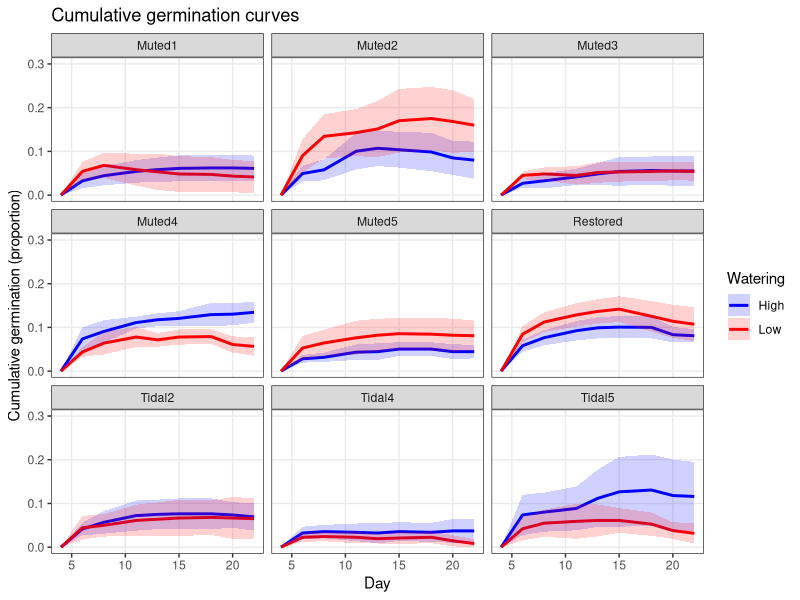
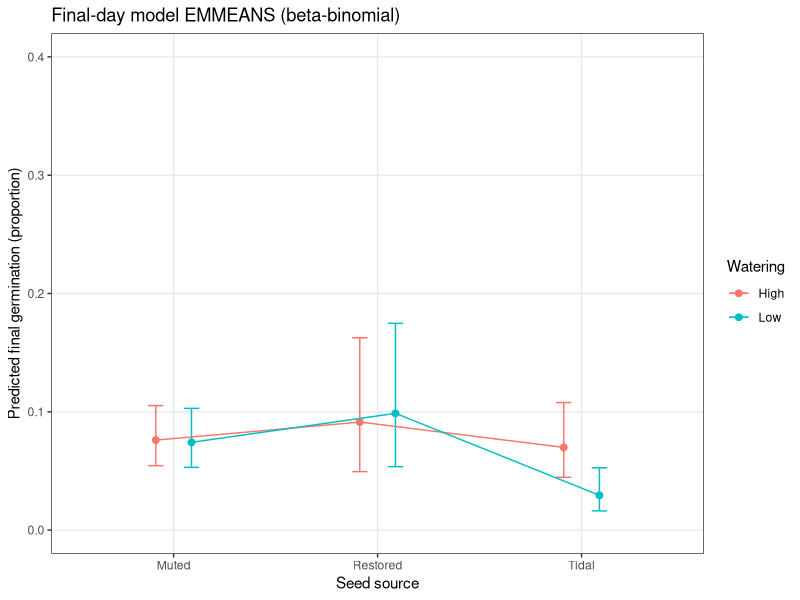
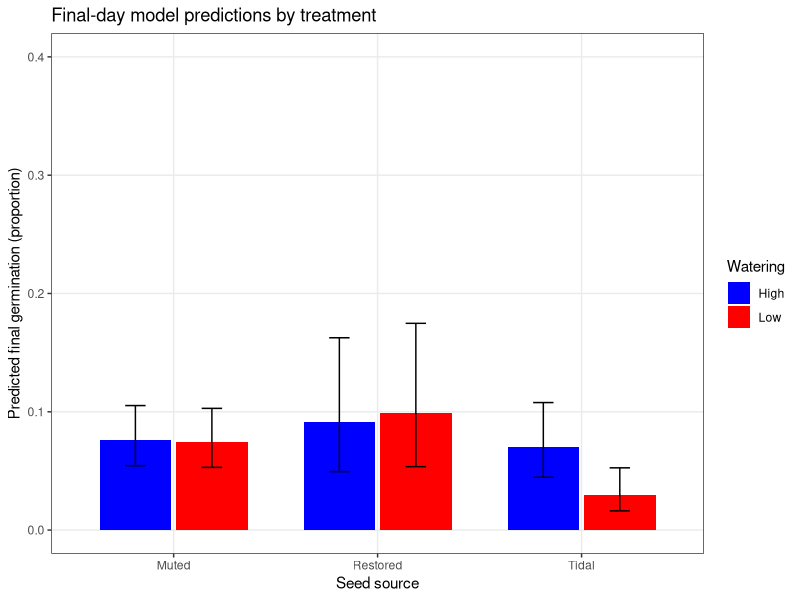
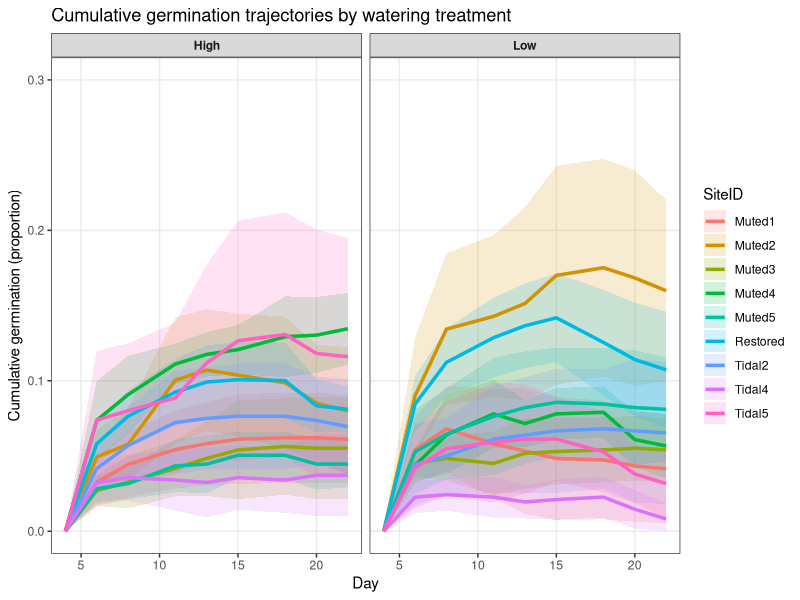
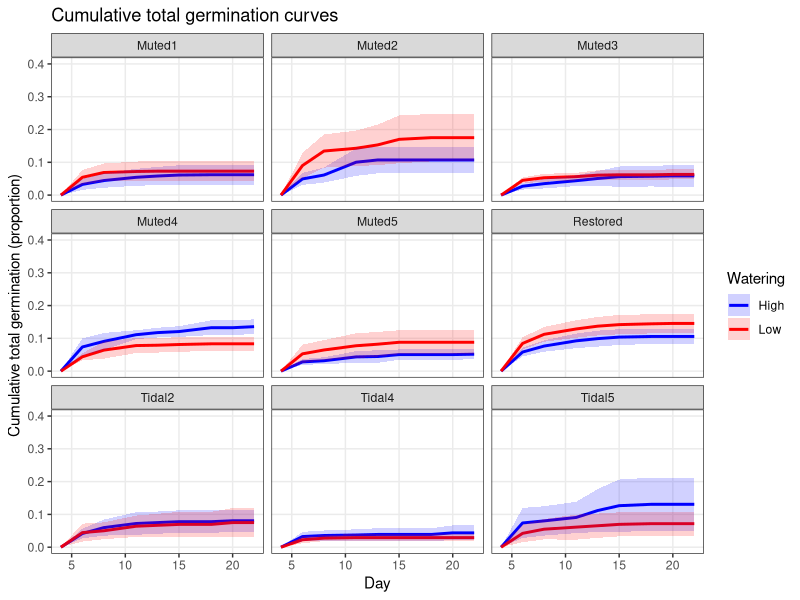
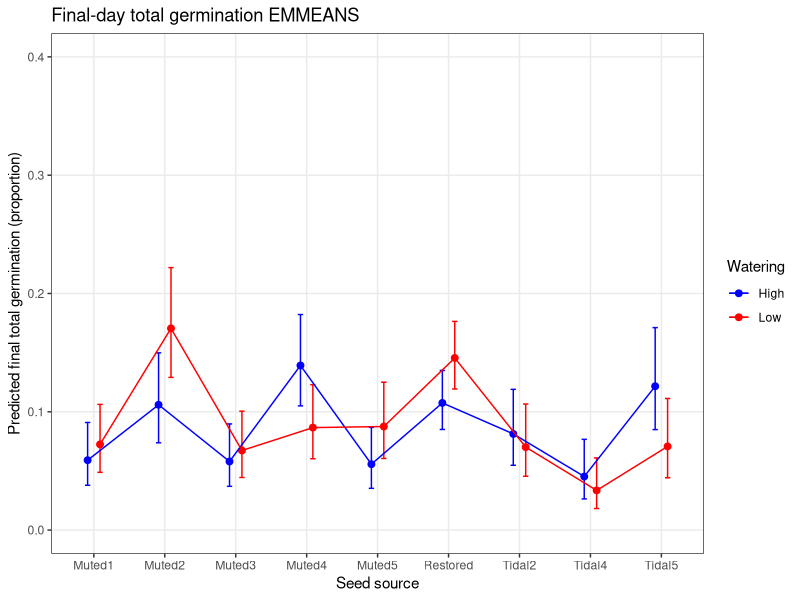
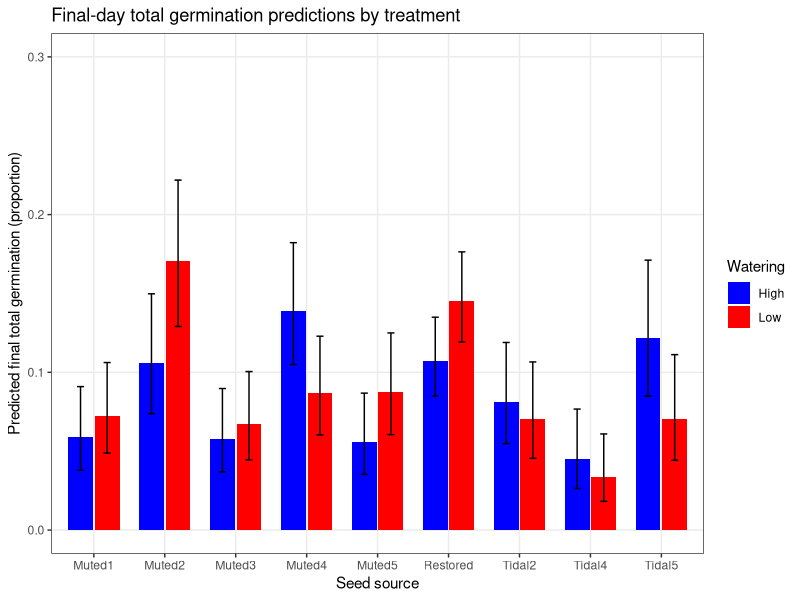
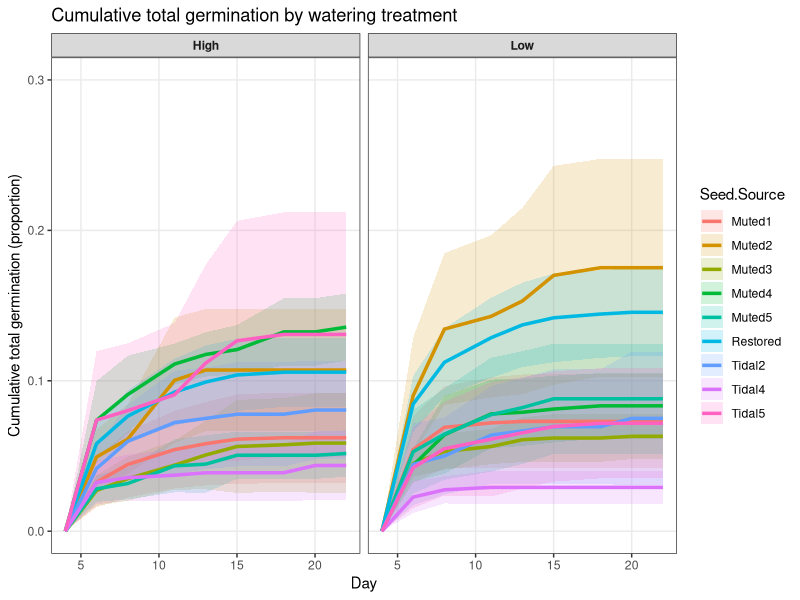

These figures' R source, in order:


### set library ###
library(dplyr)
library(tidyr)
library(ggplot2)
library(glmmTMB)
library(emmeans)

### set wd ###
setwd("~/R data/Chp2SeedSource/Exp 2 - Moisture")



#### Read + reshape (cumulative germ)####
fldata <- read.csv("MoistureStress.csv")

fllong <- fldata %>%
  pivot_longer(cols = starts_with("D"),
               names_to = "Days",
               values_to = "value") %>%
  mutate(Days = as.numeric(gsub("D", "", Days)),
    Watering = factor(Watering),
    Seed.Source = factor(SiteID),
    TidalCat = factor(TidalCat))

dataready <- fllong %>%
  mutate(successes = value,failures  = Seeds - value) %>%
  filter(!is.na(successes), Seeds > 0, successes >= 0, failures >= 0)


data_summary <- dataready %>%
  mutate(germ_prop = successes / Seeds) %>%
 group_by(Seed.Source, TidalCat) %>%
 # group_by(Watering) %>%
  summarise(
    n        = n(),
    mean_germ = mean(germ_prop, na.rm = TRUE),
    sd_germ   = sd(germ_prop, na.rm = TRUE),
    se_germ   = sd_germ / sqrt(n)) %>%
  ungroup()

print(data_summary)

####plotting ####
### prep ###

group_colors<- c(Tidal = "#1E88E5", Muted = '#D81B60', Restored = '#FFC107')

plot_cum <- dataready %>%
  mutate(prop = successes / Seeds) %>%
  group_by(Watering, Seed.Source, Days, TidalCat) %>%
  summarise(
    mean_prop = mean(prop, na.rm = TRUE),
    se_prop   = sd(prop, na.rm = TRUE) / sqrt(sum(!is.na(prop))),
    .groups = "drop") %>%
  mutate(lwr = pmax(mean_prop - 1.96 * se_prop, 0),
    upr = pmin(mean_prop + 1.96 * se_prop, 1))

final_day <- dataready %>%
  group_by(IDTag, Seed.Source, Watering, TidalCat) %>%
  slice_max(order_by = Days, n = 1, with_ties = FALSE) %>%
  ungroup()


### model selection/summary ###
mod_final_int <- glmmTMB(cbind(successes, failures) ~  Watering * TidalCat + (1|Seed.Source),
                         data = final_day, family = betabinomial())

summary(mod_final_int)


### emmeans info and CI ###
emm_final <- as.data.frame(emmeans(mod_final_int, ~ Watering * TidalCat, type = "response"))

## Robust CI + estimate column handling (fixes your lower.CL error)
emm_final <- emm_final %>%
  mutate(
    prob = dplyr::coalesce(
      if ("prob" %in% names(.)) prob else NA_real_,
      if ("response" %in% names(.)) response else NA_real_,
      if ("rate" %in% names(.)) rate else NA_real_),
    lwr = dplyr::coalesce(
      if ("lower.CL" %in% names(.)) lower.CL else NA_real_,
      if ("asymp.LCL" %in% names(.)) asymp.LCL else NA_real_,
      if ("lower.HPD" %in% names(.)) lower.HPD else NA_real_),
    upr = dplyr::coalesce(
      if ("upper.CL" %in% names(.)) upper.CL else NA_real_,
      if ("asymp.UCL" %in% names(.)) asymp.UCL else NA_real_,
      if ("upper.HPD" %in% names(.)) upper.HPD else NA_real_))


#### OPTION 1: Cumulative curves (mean ± 95% CI) by day #### 

p_cum <- ggplot(plot_cum, aes(x = Days, y = mean_prop, color = Watering, group = Watering)) +
  geom_line(linewidth = 1) +
  geom_ribbon(aes(ymin = lwr, ymax = upr, fill = Watering), alpha = 0.18, color = NA) +
  facet_wrap(~ Seed.Source) +
  scale_y_continuous(limits = c(0, 0.3)) +
  scale_fill_manual(values = c("High" = "blue","Low"  = "red"))+
  scale_color_manual(values = c("High"= "blue", "Low"='red'))+
  labs(x = "Day", y = "Cumulative germination (proportion)",
       title = "Cumulative germination curves") +
  theme_bw() +
  theme(panel.grid.minor = element_blank())

p_cum


## -------------------------
## OPTION 2: Final day only (recommended for inference)
##   Uses the last available day per IDTag
## -------------------------


## EMMEANS interaction plot (points + CI)
p_final_emm <- ggplot(emm_final, aes(x = TidalCat, y = prob, color = Watering, group = Watering)) +
  geom_point(position = position_dodge(width = 0.35), size = 2) +
  geom_errorbar(aes(ymin = lwr, ymax = upr),
                position = position_dodge(width = 0.35), width = 0.15) +
  geom_line(position = position_dodge(width = 0.35)) +
  scale_y_continuous(limits = c(0, 0.4)) +
  labs(x = "Seed source", y = "Predicted final germination (proportion)",
       title = "Final-day model EMMEANS (beta-binomial)") +
  theme_bw() +
  theme(panel.grid.minor = element_blank())
p_final_emm

## Bar version
p_final_bar <- ggplot(emm_final, aes(x = TidalCat, y = prob, fill = Watering)) +
  geom_col(position = position_dodge(width = 0.75), width = 0.7) +
  geom_errorbar(aes(ymin = lwr, ymax = upr),
                position = position_dodge(width = 0.75), width = 0.2) +
  scale_y_continuous(limits = c(0, 0.4)) +
  scale_fill_manual(values = c("High" = "blue","Low"  = "red")) +
  labs(x = "Seed source", y = "Predicted final germination (proportion)",
       title = "Final-day model predictions by treatment") +
  theme_bw() +
  theme(panel.grid.minor = element_blank())
p_final_bar

## -------------------------
## OPTION 3 (Flipped):
## Two panels = Watering
## Colored by Seed.Source
## -------------------------

rep_curves <- dataready %>%
  mutate(prop = successes / Seeds)

mean_cum <- rep_curves %>%
  group_by(Watering, SiteID, Days, TidalCat) %>%
  summarise(mean_prop = mean(prop, na.rm = TRUE),
    se_prop   = sd(prop, na.rm = TRUE) / sqrt(sum(!is.na(prop))),
    .groups = "drop") %>%
  mutate(lwr = pmax(mean_prop - 1.96 * se_prop, 0),upr = pmin(mean_prop + 1.96 * se_prop, 1))

p_spaghetti_flip <- ggplot() +
  #geom_line(data = rep_curves,aes(x = Days, y = prop, group = IDTag, color = SiteID),
 #   alpha = 0.22,linewidth = 0.6) +
  geom_ribbon(data = mean_cum,aes(x = Days, ymin = lwr, ymax = upr, fill = SiteID),
    alpha = 0.18,color = NA) +
  geom_line(data = mean_cum,aes(x = Days, y = mean_prop, color = SiteID, group = SiteID),
    linewidth = 1.2) +
  facet_wrap(~ Watering, ncol = 2) +
  scale_y_continuous(limits = c(0, 0.3)) +
  labs(x = "Day", y = "Cumulative germination (proportion)",
    title = "Cumulative germination trajectories by watering treatment") +
  theme_bw() +
  theme(panel.grid.minor = element_blank(),
    strip.text = element_text(face = "bold"),
    legend.position = "right")

p_spaghetti_flip




## =========================================================
## NEW: Convert alive counts to cumulative total germination
## =========================================================

# Starting from fllong, compute cumulative germination per replicate
fllong_cumgerm <- fllong %>%
  arrange(IDTag, Days) %>%
  group_by(IDTag, Seed.Source, Watering, Seeds) %>%
  mutate(
    alive_count = value,
    cum_germ    = cummax(alive_count),   # running max = total germinated so far
    failures    = Seeds - cum_germ
  ) %>%
  ungroup() %>%
  filter(!is.na(cum_germ), Seeds > 0, cum_germ >= 0, failures >= 0)

## -------------------------
## A) Plot cumulative TOTAL germination curves
## -------------------------
plot_cum_total <- fllong_cumgerm %>%
  mutate(prop = cum_germ / Seeds) %>%
  group_by(Watering, Seed.Source, Days) %>%
  summarise(
    mean_prop = mean(prop, na.rm = TRUE),
    se_prop   = sd(prop, na.rm = TRUE) / sqrt(sum(!is.na(prop))),
    .groups   = "drop"
  ) %>%
  mutate(
    lwr = pmax(mean_prop - 1.96 * se_prop, 0),
    upr = pmin(mean_prop + 1.96 * se_prop, 1)
  )

p_cum_total <- ggplot(plot_cum_total,
                      aes(x = Days, y = mean_prop, color = Watering, group = Watering)) +
  geom_line(linewidth = 1) +
  geom_ribbon(aes(ymin = lwr, ymax = upr, fill = Watering),
              alpha = 0.18, color = NA) +
  facet_wrap(~ Seed.Source) +
  scale_y_continuous(limits = c(0, 0.4)) +
  scale_fill_manual(values = c("High" = "blue", "Low" = "red")) +
  scale_color_manual(values = c("High" = "blue", "Low" = "red")) +
  labs(x = "Day",
       y = "Cumulative total germination (proportion)",
       title = "Cumulative total germination curves") +
  theme_bw() +
  theme(panel.grid.minor = element_blank())

p_cum_total

## -------------------------
## B) Final day = TOTAL germinated, not alive remaining
## -------------------------
final_day_total <- fllong_cumgerm %>%
  group_by(IDTag, Seed.Source, Watering) %>%
  slice_max(order_by = Days, n = 1, with_ties = FALSE) %>%
  ungroup()

mod_final_total <- glmmTMB(
  cbind(cum_germ, failures) ~ Seed.Source * Watering,
  data = final_day_total,
  family = betabinomial()
)

summary(mod_final_total)

emm_final_total <- as.data.frame(
  emmeans(mod_final_total, ~ Seed.Source * Watering, type = "response"))

emm_final_total <- emm_final_total %>%
  mutate(
    prob = dplyr::coalesce(
      if ("prob" %in% names(.)) prob else NA_real_,
      if ("response" %in% names(.)) response else NA_real_,
      if ("rate" %in% names(.)) rate else NA_real_
    ),
    lwr = dplyr::coalesce(
      if ("lower.CL" %in% names(.)) lower.CL else NA_real_,
      if ("asymp.LCL" %in% names(.)) asymp.LCL else NA_real_,
      if ("lower.HPD" %in% names(.)) lower.HPD else NA_real_
    ),
    upr = dplyr::coalesce(
      if ("upper.CL" %in% names(.)) upper.CL else NA_real_,
      if ("asymp.UCL" %in% names(.)) asymp.UCL else NA_real_,
      if ("upper.HPD" %in% names(.)) upper.HPD else NA_real_
    )
  )

## Final-day EMMEANS plot using total germination
p_final_emm_total <- ggplot(emm_final_total,
                             aes(x = Seed.Source, y = prob, color = Watering, group = Watering)) +
  geom_point(position = position_dodge(width = 0.35), size = 2) +
  geom_errorbar(aes(ymin = lwr, ymax = upr),
                position = position_dodge(width = 0.35), width = 0.15) +
  geom_line(position = position_dodge(width = 0.35)) +
  scale_y_continuous(limits = c(0, 0.4)) +
  scale_color_manual(values = c("High" = "blue", "Low" = "red")) +
  labs(x = "Seed source",
       y = "Predicted final total germination (proportion)",
       title = "Final-day total germination EMMEANS") +
  theme_bw() +
  theme(panel.grid.minor = element_blank())

p_final_emm_total

## Bar version using total germination
p_final_bar_total <- ggplot(emm_final_total,
                            aes(x = Seed.Source, y = prob, fill = Watering)) +
  geom_col(position = position_dodge(width = 0.75), width = 0.7) +
  geom_errorbar(aes(ymin = lwr, ymax = upr),
                position = position_dodge(width = 0.75), width = 0.2) +
  scale_y_continuous(limits = c(0, 0.3)) +
  scale_fill_manual(values = c("High" = "blue", "Low" = "red")) +
  labs(x = "Seed source",
       y = "Predicted final total germination (proportion)",
       title = "Final-day total germination predictions by treatment") +
  theme_bw() +
  theme(panel.grid.minor = element_blank())

p_final_bar_total

## -------------------------
## C) Flipped cumulative total germination plot
## -------------------------
mean_cum_total <- fllong_cumgerm %>%
  mutate(prop = cum_germ / Seeds) %>%
  group_by(Watering, Seed.Source, Days) %>%
  summarise(
    mean_prop = mean(prop, na.rm = TRUE),
    se_prop   = sd(prop, na.rm = TRUE) / sqrt(sum(!is.na(prop))),
    .groups = "drop"
  ) %>%
  mutate(
    lwr = pmax(mean_prop - 1.96 * se_prop, 0),
    upr = pmin(mean_prop + 1.96 * se_prop, 1)
  )

p_spaghetti_flip_total <- ggplot() +
  geom_ribbon(data = mean_cum_total,
              aes(x = Days, ymin = lwr, ymax = upr, fill = Seed.Source),
              alpha = 0.18, color = NA) +
  geom_line(data = mean_cum_total,
            aes(x = Days, y = mean_prop, color = Seed.Source, group = Seed.Source),
            linewidth = 1.2) +
  facet_wrap(~ Watering, ncol = 2) +
  scale_y_continuous(limits = c(0, 0.3)) +
  labs(x = "Day",
       y = "Cumulative total germination (proportion)",
       title = "Cumulative total germination by watering treatment") +
  theme_bw() +
  theme(panel.grid.minor = element_blank(),
        strip.text = element_text(face = "bold"),
        legend.position = "right")

p_spaghetti_flip_total
